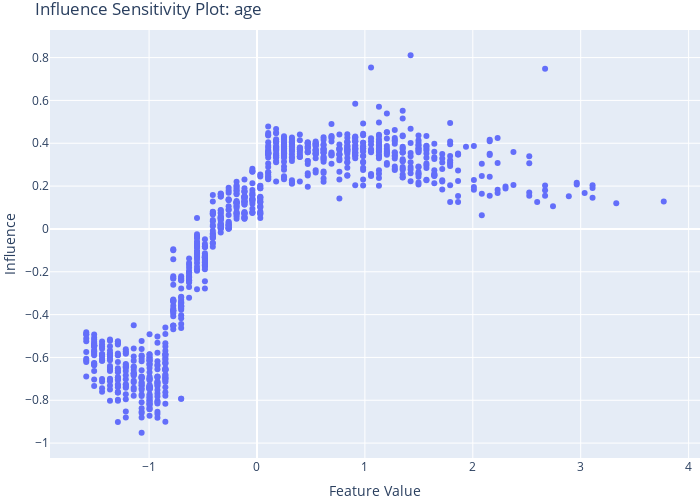

This figure's notebook cell:
### Code cell
explainer = tru.get_explainer()
explainer.plot_isps(['age'])

### Figure 1 — Plotly figure (JSON) as saved in the notebook; plotly's stock layout.template omitted (floating-point values rounded to 4 significant figures; data arrays with more than 128 entries replaced by an {"elided": "..."} marker saying what was removed)
{"data": [{"hovertemplate": "Feature Value=%{x}<br>Influence=%{y}<extra></extra>", "legendgroup": "", "marker": {"color": "#636efa", "symbol": "circle"}, "mode": "markers", "name": "", "orientation": "v", "showlegend": false, "type": "scatter", "x": {"elided": "1000 float values"}, "xaxis": "x", "y": {"elided": "1000 float values"}, "yaxis": "y"}], "layout": {"height": 500, "legend": {"tracegroupgap": 0}, "margin": {"b": 0, "l": 0, "r": 0, "t": 30}, "title": {"text": "Influence Sensitivity Plot: age"}, "width": 700, "xaxis": {"anchor": "y", "domain": [0, 1], "title": {"text": "Feature Value"}}, "yaxis": {"anchor": "x", "domain": [0, 1], "title": {"text": "Influence"}}}}
